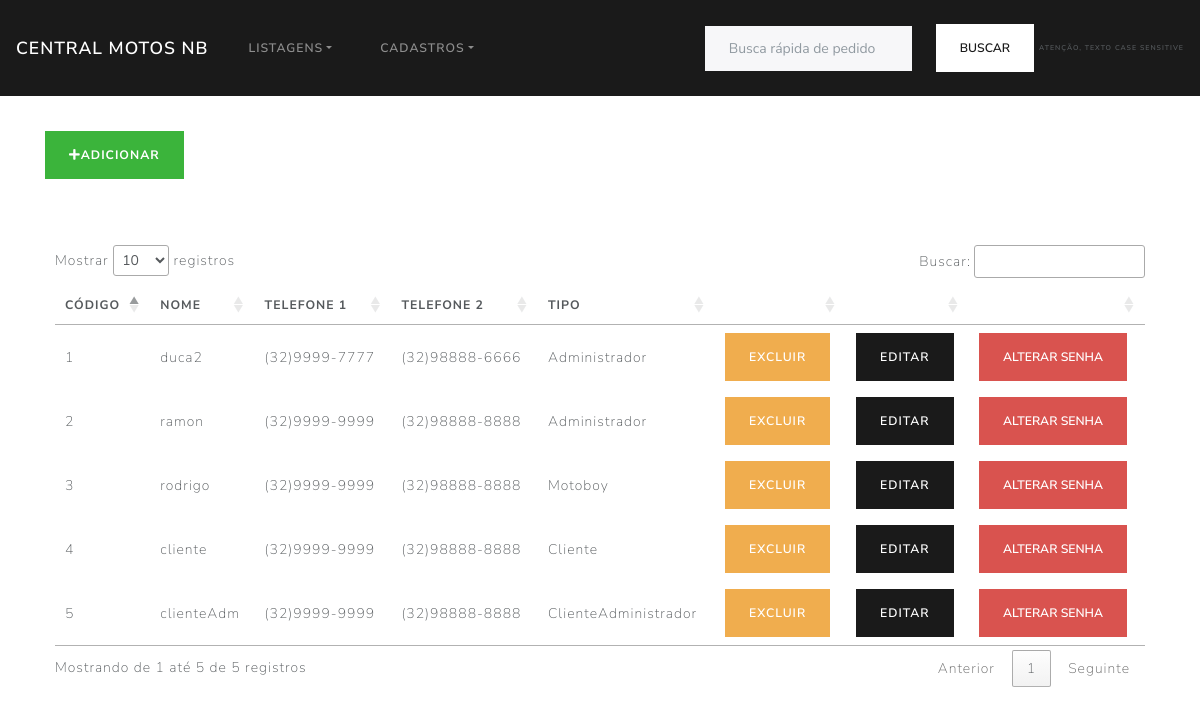
Screenshot of /App/View/usuario/listar.php with the database file from the repository.
### tables this page shows
CREATE TABLE `usuario` (
  `id` int(10) NOT NULL,
  `nome` varchar(200) NOT NULL,
  `senha` varchar(255) NOT NULL,
  `idTipoUsuario` int(11) NOT NULL,
  `telefone1` varchar(30) NOT NULL,
  `telefone2` varchar(30) DEFAULT NULL
);

CREATE TABLE `tipousuario` (
  `id` int(10) NOT NULL,
  `nome` varchar(200) NOT NULL
);

### App/Controller/UsuarioController.php (called while the page is built, shortened)
<?php
if (isset($_POST['formPost']) == true && $_POST['formPost'] == 'buscar') {
    $usuarioDao = new \App\DAO\UsuarioDao();
    $listaUsuario = $usuarioDao->Buscar();
    return $listaUsuario;
}

### App/Config/Conexao.php (called while the page is built, shortened)
<?php
class Conexao
{
    private static $instanciaBanco;
    public static function getConexaoBD()
    {
        if (!isset(self::$instanciaBanco)) :
            self::$instanciaBanco = new \PDO('mysql:host=localhost;dbname=centralmotosnb; charset=utf8', 'root', '');
        endif;
        return self::$instanciaBanco;
    }
}

### App/DAO/UsuarioDAO.php (called while the page is built, shortened)
<?php
class UsuarioDao
{
    public function Buscar()
    {
        $sqlBuscar = "SELECT u.id, u.nome, u.telefone1, u.telefone2, tu.nome as tipo FROM usuario u join tipousuario tu on u.idTipoUsuario = tu.id";
        $smtp = Conexao::getConexaoBD()->prepare($sqlBuscar);
        $smtp->execute();
        $numRows = $smtp->rowCount();
        if ($numRows > 0) {
            $returnArray = $smtp->fetchAll(\PDO::FETCH_ASSOC);
            return $returnArray;
        } else {
            return [];
        }
    }
}

### App/View/usuario/listar.php (the view, shortened to what this page needs)
<?php
require "../../Structure/importsPagesStyle.php";
require "../../Structure/header.php";
$listagem = require_once "../../Controller/UsuarioController.php";
?>
<div class="container">
    <div class="row" style="margin-top: 35px;">
        <div class="form-group col-md-3">
            <a href="criar.php" class="btn background_add"><i class="fas fa-plus"></i>Adicionar</a>
        </div>
    </div>
    <div class="div_center">
        <table id="thisTable">
            <thead>
                <tr>
                    <th>Código</th>
                    <th>Nome</th>
                    <th>Telefone 1</th>
                    <th>Telefone 2</th>
                    <th>Tipo</th>
                    <th> </th>
                    <th> </th>
                    <th> </th>
                </tr>
            </thead>
            <tbody>
                <?php
                foreach ($listagem as $key => $value) { ?>
                <tr>
                    <td><?= $value['id'] ?></td>
                    <td><?= $value['nome'] ?></td>
                    <td nowrap><?= $value['telefone1'] ?></td>
                    <td nowrap><?= $value['telefone2'] != null ? $value['telefone2'] : 'Não possui' ?></td>
                    <td><?= $value['tipo'] ?></td>
                    <td><a href="../../Controller/UsuarioController.php?formGet=excluir&id=<?= $value['id'] ?>"
                            class="btn btn-warning">Excluir</a></td>
                    <td><a href="editar.php?formGet=buscarPorId&id=<?= $value['id'] ?>"
                            class="btn btn-primary">Editar</a>
                    </td>
                    <td><button onclick="modalExcluir(<?= $value['id'] ?>,'<?= $value['nome'] ?>')"
                            class="btn btn-danger">Alterar
                            Senha</button></td>
                </tr>
                <?php  } ?>
            </tbody>
        </table>
    </div>
</div>
<?php
require "../../Structure/footer.php";

### App/Structure/Css/styleGeral.css (style rules this page uses)
.div_center { margin: auto; width: 100%; padding: 10px; margin-top: 40px; margin-bottom: 40px; overflow-y: auto; border-radius: 2%; }
.background_add { background-color: rgb(59, 180, 59)!important; color: white; font-weight: bold; }

### rows the page displays
usuario: id "1", nome "duca2", telefone1 "(32)9999-7777", telefone2 "(32)98888-6666", idTipoUsuario.nome "Administrador"
usuario: id "2", nome "ramon", telefone1 "(32)9999-9999", telefone2 "(32)98888-8888", idTipoUsuario.nome "Administrador"
usuario: id "3", nome "rodrigo", telefone1 "(32)9999-9999", telefone2 "(32)98888-8888", idTipoUsuario.nome "Motoboy"
usuario: id "4", nome "cliente", telefone1 "(32)9999-9999", telefone2 "(32)98888-8888", idTipoUsuario.nome "Cliente"
usuario: id "5", nome "clienteAdm", telefone1 "(32)9999-9999", telefone2 "(32)98888-8888", idTipoUsuario.nome "ClienteAdministrador"
